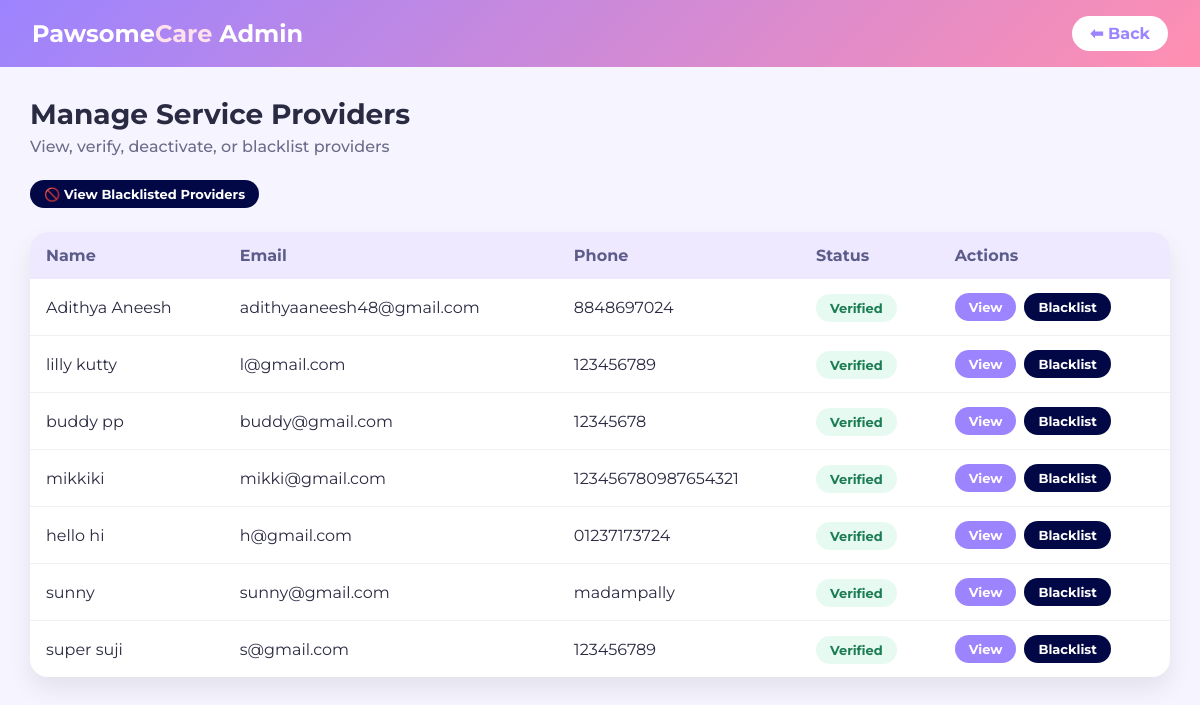
The app's page /provider_manage/ with its own data.
### PetCare/models.py (models this page shows, shortened)
class ServiceProvider(models.Model):
    PROVIDER_TYPE = (
        ('individual', 'Individual'),
        ('organization', 'Organization / Company'),
    )
    ID_TYPE = (
        ('aadhaar', 'Aadhaar'),
        ('pan', 'PAN'),
        ('passport', 'Passport'),
    )
    user = models.OneToOneField(Profile, on_delete=models.CASCADE)
    full_name = models.CharField(max_length=100,null=True,blank=True)
    phone_number = models.CharField(max_length=15,null=True,blank=True)
    provider_type = models.CharField(max_length=20, choices=PROVIDER_TYPE,null=True,blank=True)
    bio = models.TextField(null=True,blank=True)
    city = models.CharField(max_length=50,null=True,blank=True)
    address = models.TextField(null=True,blank=True)
    pincode = models.CharField(max_length=10,null=True,blank=True)
    latitude = models.FloatField(null=True, blank=True)
    longitude = models.FloatField(null=True, blank=True)
    travel_distance = models.FloatField(null=True, blank=True)
    services = models.JSONField(null=True,blank=True)  # store selected services
    id_type = models.CharField(max_length=20, choices=ID_TYPE,null=True,blank=True)
    id_number = models.CharField(max_length=50,unique=True,null=True,blank=True,help_text="Government ID number")
    id_proof = models.FileField(upload_to='providers/id/',null=True,blank=True)
    grooming_certificate = models.FileField(upload_to='providers/certificates/',null=True,blank=True)
    vet_license = models.FileField(upload_to='providers/certificates/',null=True,blank=True)
    training_certificate = models.FileField(upload_to='providers/certificates/',null=True,blank=True)
    organization_registration = models.FileField(upload_to='providers/certificates/',null=True,blank=True)
    is_verified = models.BooleanField(default=False)

class Profile(models.Model):
    user = models.OneToOneField(User,on_delete=models.CASCADE)
    ROLE_CHOICES = (
        ('customer','Customer'),
        ('service_providers','Service Providers')
    )
    role = models.CharField(max_length=50,choices=ROLE_CHOICES,default='customer')

### PetCare/views.py (the view)
# urls.py: path('provider_manage/',views.provider_manage,name='provider_manage'),
def provider_manage(request):
    providers = ServiceProvider.objects.filter(is_verified = True)
    return render(request,'admin/provider_manage.html',{'providers':providers})

### PetCare/templates/admin/provider_manage.html (shortened to what this page needs)
{% load static %}
<!DOCTYPE html>
<html lang="en">
<head>
    <link rel="stylesheet" href="{% static 'css/admin/provider_manage.css' %}">
</head>
<body>
<nav class="admin-navbar">
    <h2 class="logo">Pawsome<span>Care</span> Admin</h2>
    <a href="{% url 'admin_home' %}" class="back-btn">⬅ Back</a>
</nav>
<div class="container">
    <h1>Manage Service Providers</h1>
    <p class="subtitle">View, verify, deactivate, or blacklist providers</p>
    <div class="top-actions">
        <a href="{% url 'blacklist' %}" class="btn danger">
            🚫 View Blacklisted Providers
        </a>
    </div>
    <div class="table-wrapper">
        <table>
            <thead>
                <tr>
                    <th>Name</th>
                    <th>Email</th>
                    <th>Phone</th>
                    <th>Status</th>
                    <th>Actions</th>
                </tr>
            </thead>
            <tbody>
                {% for provider in providers %}
                <tr>
                    <td>{{ provider.full_name }}</td>
                    <td>{{ provider.user.user.email }}</td>
                    <td>{{ provider.phone_number }}</td>
                    <td>
                        {% if provider.is_blacklisted %}
                            <span class="status blacklisted">Blacklisted</span>
                        {% elif provider.is_verified %}
                            <span class="status verified">Verified</span>
                        {% else %}
                            <span class="status pending">Pending</span>
                        {% endif %}
                    </td>
                    <td class="actions">
                        <a href="#" class="btn view">
                            View
                        </a>
                        <a href="{% url 'blacklist_provider' provider.id %}" class="btn danger">
                            Blacklist
                        </a>
                    </td>
                </tr>
                {% empty %}
                <tr>
                    <td colspan="5" class="empty">No service providers found</td>
                </tr>
                {% endfor %}
            </tbody>
        </table>
    </div>
</div>
</body>
</html>

### PetCare/static/css/admin/provider_manage.css (style rules this page uses)
* { margin: 0; padding: 0; box-sizing: border-box; font-family: 'Montserrat', sans-serif; }
body { background: #F6F5FF; color: #2A2A42; }
.admin-navbar { background: linear-gradient(135deg, #9C84FF, #FF8FB1); padding: 16px 32px; display: flex; justify-content: space-between; align-items: center; color: white; }
.logo span { color: #FFE1EC; }
.back-btn { background: white; color: #9C84FF; padding: 8px 18px; border-radius: 20px; font-weight: 700; text-decoration: none; transition: 0.3s; }
.container { padding: 30px; }
h1 { font-size: 28px; margin-bottom: 6px; }
.subtitle { font-weight: 500; color: #6b6b8a; margin-bottom: 24px; }
.table-wrapper { background: white; border-radius: 18px; box-shadow: 0 12px 25px rgba(0,0,0,0.08); overflow-x: auto; }
table { width: 100%; border-collapse: collapse; }
thead { background: #EEE9FF; }
th, td { padding: 14px 16px; text-align: left; }
th { font-weight: 700; color: #5c5c8a; }
tbody tr:not(:last-child) { border-bottom: 1px solid #f0f0f5; }
.status { padding: 6px 14px; border-radius: 20px; font-size: 13px; font-weight: 700; }
.status.verified { background: #E7FAF1; color: #1c7c54; }
.actions { display: flex; gap: 8px; }
.btn { padding: 6px 14px; border-radius: 20px; font-size: 13px; font-weight: 700; text-decoration: none; transition: 0.3s; color: white; }
.btn.view { background: #9C84FF; }
.btn.danger { background: #020846; }
.top-actions { margin: 16px 0 24px; }
.top-actions .btn { display: inline-block; }

### records on screen
ServiceProvider: full_name "Adithya Aneesh", user.user.email "adithyaaneesh48@gmail.com", phone_number "8848697024", is_verified "Verified"
ServiceProvider: full_name "lilly kutty", user.user.email "l@gmail.com", phone_number "123456789", is_verified "Verified"
ServiceProvider: full_name "buddy pp", user.user.email "buddy@gmail.com", phone_number "12345678", is_verified "Verified"
ServiceProvider: full_name "mikkiki", user.user.email "mikki@gmail.com", phone_number "123456780987654321", is_verified "Verified"
ServiceProvider: full_name "hello hi", user.user.email "h@gmail.com", phone_number "01237173724", is_verified "Verified"
ServiceProvider: full_name "sunny", user.user.email "sunny@gmail.com", phone_number "madampally", is_verified "Verified"
ServiceProvider: full_name "super suji", user.user.email "s@gmail.com", phone_number "123456789", is_verified "Verified"
